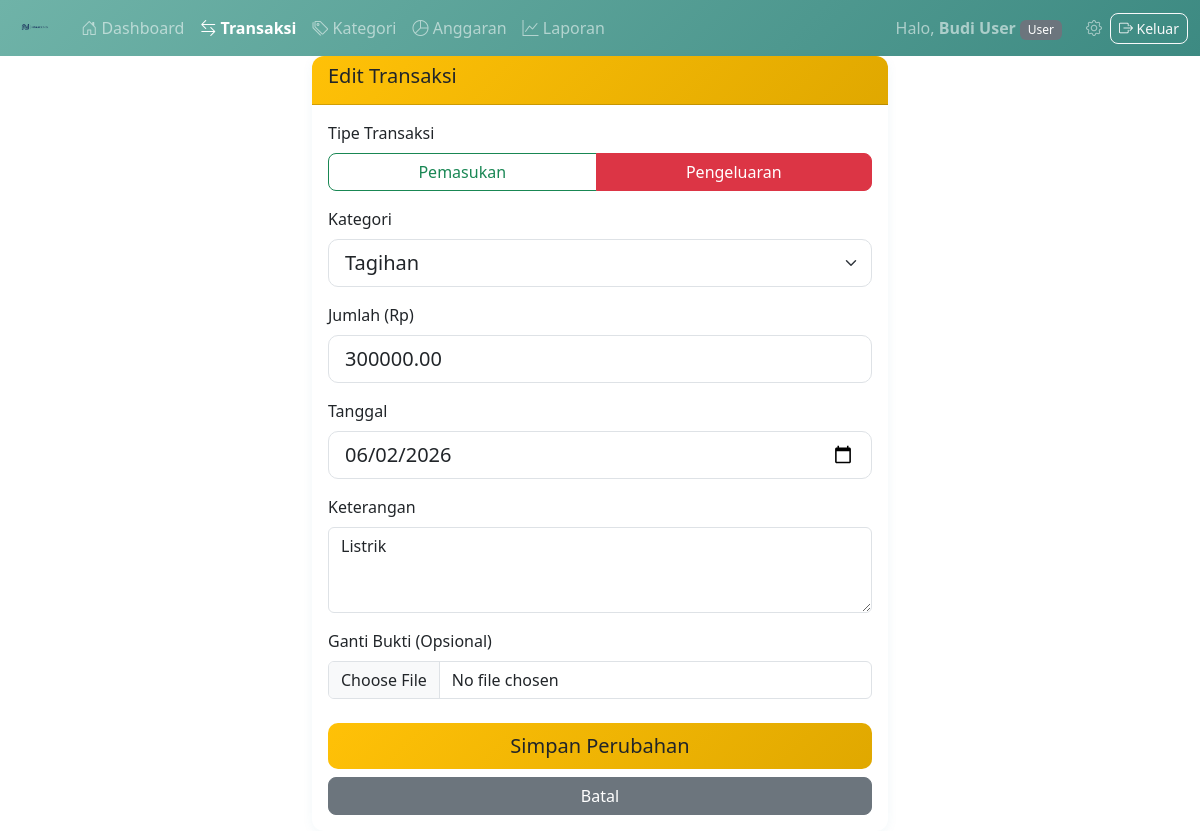
The app's page /pages/transaksi/edit.php?id=4 (signed in) with its own data.
### tables this page shows
CREATE TABLE transaksi (
    id              INT AUTO_INCREMENT PRIMARY KEY,
    user_id         INT NOT NULL,
    kategori_id     INT NOT NULL,
    tipe            ENUM('pemasukan', 'pengeluaran') NOT NULL,
    jumlah          DECIMAL(15,2) NOT NULL,
    mata_uang       VARCHAR(10) NOT NULL DEFAULT 'IDR',
    tanggal         DATE NOT NULL,
    keterangan      TEXT NULL,
    bukti           VARCHAR(255) NULL,
    created_at      DATETIME DEFAULT CURRENT_TIMESTAMP,
    updated_at      DATETIME DEFAULT CURRENT_TIMESTAMP ON UPDATE CURRENT_TIMESTAMP,
    FOREIGN KEY (user_id) REFERENCES users(id) ON DELETE CASCADE,
    FOREIGN KEY (kategori_id) REFERENCES kategori(id) ON DELETE RESTRICT
);

CREATE TABLE kategori (
    id              INT AUTO_INCREMENT PRIMARY KEY,
    user_id         INT NOT NULL,
    nama_kategori   VARCHAR(100) NOT NULL,
    tipe            ENUM('pemasukan', 'pengeluaran') NOT NULL,
    warna           VARCHAR(7) DEFAULT '#6c757d',
    created_at      DATETIME DEFAULT CURRENT_TIMESTAMP,
    FOREIGN KEY (user_id) REFERENCES users(id) ON DELETE CASCADE
);

### pages/transaksi/edit.php (the view, shortened to what this page needs)
<?php
require_once '../../includes/header.php';
require_once '../../includes/navbar.php';
$user_id = $_SESSION['user_id'];
$id = $_GET['id'] ?? 0;
$stmt = $pdo->prepare("SELECT * FROM transaksi WHERE id = ? AND user_id = ?");
$stmt->execute([$id, $user_id]);
$transaksi = $stmt->fetch();
$stmt = $pdo->prepare("SELECT * FROM kategori WHERE user_id = ? ORDER BY tipe, nama_kategori");
$stmt->execute([$user_id]);
$kategoris = $stmt->fetchAll();
?>
<div class="container-fluid">
    <div class="row justify-content-center">
        <div class="col-lg-6">
            <div class="card">
                <div class="card-header bg-warning text-dark">
                    <h5>Edit Transaksi</h5>
                </div>
                <div class="card-body">
                    <form action="../../proses/proses-transaksi.php" method="POST" enctype="multipart/form-data">
                        <div class="mb-3">
                            <label class="form-label">Tipe Transaksi</label>
                            <div class="btn-group w-100">
                                <label class="btn btn-outline-success" for="pemasukan">Pemasukan</label>
                                <label class="btn btn-outline-danger" for="pengeluaran">Pengeluaran</label>
                            </div>
                        </div>
                        <div class="mb-3">
                            <label class="form-label">Kategori</label>
                            <select name="kategori_id" class="form-select form-select-lg" required>
                                <?php foreach($kategoris as $k): ?>
                                <option value="<?= $k['id'] ?>" <?= $k['id'] == $transaksi['kategori_id'] ? 'selected' : '' ?>>
                                    <?= htmlspecialchars($k['nama_kategori']) ?>
                                </option>
                                <?php endforeach; ?>
                            </select>
                        </div>
                        <div class="mb-3">
                            <label class="form-label">Jumlah (Rp)</label>
                            <input type="number" name="jumlah" class="form-control form-control-lg"
                                   value="<?= $transaksi['jumlah'] ?>" required>
                        </div>
                        <div class="mb-3">
                            <label class="form-label">Tanggal</label>
                            <input type="date" name="tanggal" class="form-control form-control-lg"
                                   value="<?= $transaksi['tanggal'] ?>" required>
                        </div>
                        <div class="mb-3">
                            <label class="form-label">Keterangan</label>
                            <textarea name="keterangan" class="form-control" rows="3"><?= htmlspecialchars($transaksi['keterangan'] ?? '') ?></textarea>
                        </div>
                        <div class="mb-4">
                            <label class="form-label">Ganti Bukti (Opsional)</label>
                            <input type="file" name="bukti" class="form-control" accept="image/*">
                        </div>
                        <div class="d-grid gap-2">
                            <button type="submit" name="edit_transaksi" class="btn btn-warning btn-lg">Simpan Perubahan</button>
                            <a href="index.php" class="btn btn-secondary">Batal</a>
                        </div>
                    </form>
                </div>
            </div>
        </div>
    </div>
</div>
<?php require_once '../../includes/footer.php'; ?>

### assets/css/style.css (style rules this page uses)
.card { border: none; box-shadow: 0 2px 12px rgba(16, 112, 160, 0.06); border-radius: 12px; transition: box-shadow 0.2s; }
.card-header { border-radius: 12px 12px 0 0 !important; font-weight: 600; }
.card-header.bg-warning { background: linear-gradient(135deg, #ffc107, #e0a800) !important; }
.form-control-lg, .form-select-lg { border-radius: 10px; }
.btn { border-radius: 8px; font-weight: 500; transition: all 0.2s; }
.btn-lg { border-radius: 10px; }
.btn-warning { background: linear-gradient(135deg, #ffc107, #e0a800); border: none; color: #212529; }

### records on screen
transaksi: kategori_id "Tagihan", jumlah "300000.00", tanggal "06/02/2026", keterangan "Listrik"

### other values on screen
$_SESSION['nama_lengkap'] "Budi User"
$current_role "User"
